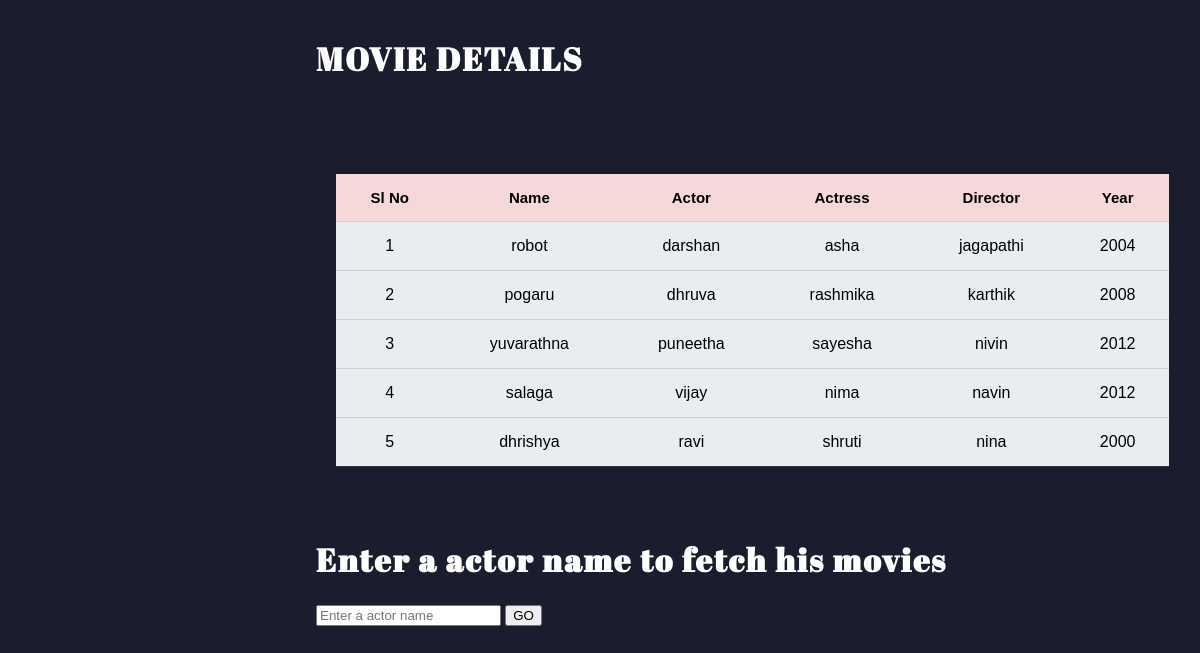
Screenshot of /display.php with the database file from the repository.
### tables this page shows
CREATE TABLE `movie` (
  `name` varchar(20) NOT NULL,
  `actor` varchar(20) NOT NULL,
  `actress` varchar(20) NOT NULL,
  `director` varchar(20) NOT NULL,
  `year` int(20) NOT NULL
);

### display.php (the view, shortened to what this page needs)
<?php
$server="localhost";
$user="root";
$password="";
$db="db_movies";
$conn = mysqli_connect($server,$user,$password,$db);
?>
<!Doctype HTML>
<html>
<head>
	<link rel="stylesheet" href="dashboardGB.css" type="text/css"/>
    <link rel="stylesheet" href="tablenew.css" type="text/css"/>
	<link rel="stylesheet" href="https://cdnjs.cloudflare.com/ajax/libs/font-awesome/4.7.0/css/font-awesome.min.css">
</head>
<body>
<div id="main" >
    <h1> MOVIE DETAILS </h1>
    <br>
    <div class="header_fixed">
        <table>
        <thead>
        <tr>
            <th scope="col"> Sl No </th>
            <th scope="col"> Name </th>
            <th scope="col"> Actor </th>
            <th scope="col"> Actress </th>
            <th scope="col"> Director </th>
            <th scope="col"> Year </th>
        </tr>
        </thead>
        <tbody>
        <?php
             $query = "SELECT * FROM movie";
             $res = mysqli_query($conn , $query);
             $total = mysqli_num_rows($res);
             $sl=0;
             if($total!=0)
             {
             while($row=mysqli_fetch_array($res))
             {
                 $sl++;
        ?>
        <tr>
                <td><?php echo $sl; ?></td>
                <td><?php echo $row['name']; ?></td>
                <td><?php echo $row['actor']; ?></td>
                <td><?php echo $row['actress']; ?></td>
                <td><?php echo $row['director']; ?></td>
                <td><?php echo $row['year']; ?></td>
        </tr>
        <?php }
              }
              else
              {
                echo '<script type="text/javascript">';
                echo 'alert("No records found");';
                echo 'window.location.href="bdashboard.php";';
                echo "</script>";
              }
            ?>
        </tbody>
        </table>
    </div>
    <div class="container">
     <form action="actor_disp.php" method="POST">
       <div class="title" style="color:white;"><h1>Enter a actor name to fetch his movies</h1></div>
        <input type="text" name="actor_name" placeholder="Enter a actor name" required>
        <input type="submit" value="GO" />
            </div>
    </div>
</body>
</html

### dashboardGB.css (style rules this page uses)
body { margin:0px; padding: 0px; background-color: #1a1d2e; overflow: scroll; font-family: system-ui; }
#main { transition: margin-left .5s; padding: 16px; margin-left: 300px; }
table { font-family: arial, sans-serif; border-collapse: collapse; width: 100%; }
td, th { text-align: left; padding:15px; color: #ddd; border-bottom: 1px solid #81818140; }

### tablenew.css (style rules this page uses)
th,td { text-align:center; padding:15px; }
h1 { color:white; letter-spacing:2px; font-family: 'Abril Fatface', sans-serif; }
th { background-color:#f5f2ef; color:black; }
td { text-align:center; padding:15px; background-color:#e8edf0; color:black; }
table { width: 96%; border-collapse: collapse; border: 2px white rgb(230, 224, 224); }
.header_fixed { max-height: 100vh; padding:50px 20px; width: 100%; overflow: auto; ;*/ }
.header_fixed thead th { position: sticky; top: 0; background-color: rgb(245, 217, 217) ; color: #000000; font-size: 15px; }

### rows the page displays
movie: name "robot", actor "darshan", actress "asha", director "jagapathi", year "2004"
movie: name "pogaru", actor "dhruva", actress "rashmika", director "karthik", year "2008"
movie: name "yuvarathna", actor "puneetha", actress "sayesha", director "nivin", year "2012"
movie: name "salaga", actor "vijay", actress "nima", director "navin", year "2012"
movie: name "dhrishya", actor "ravi", actress "shruti", director "nina", year "2000"
